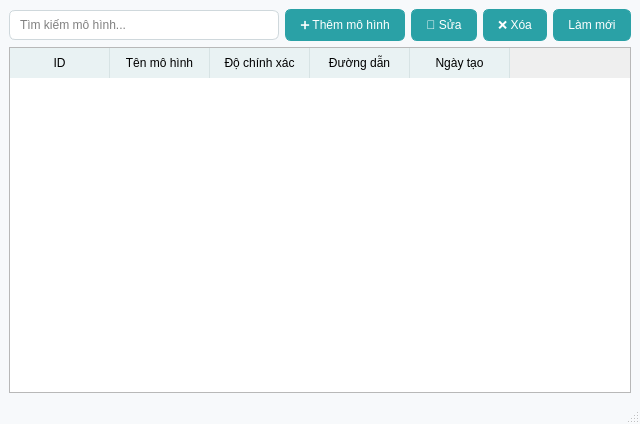
<?xml version="1.0" encoding="UTF-8"?>
<ui version="4.0">
 <class>MainWindow_ModelManagement</class>
 <widget class="QMainWindow" name="MainWindow_ModelManagement">
  <property name="geometry">
   <rect>
    <x>0</x>
    <y>0</y>
    <width>640</width>
    <height>424</height>
   </rect>
  </property>
  <property name="windowTitle">
   <string>Fruit ML - Model Management</string>
  </property>
  <property name="styleSheet">
   <string>
    * { font-family: &quot;Segoe UI&quot;; }
    QMainWindow { background: #f7f9fb; }
    QGroupBox { border: 1px solid #e1e5ea; border-radius: 8px; margin-top: 16px; }
    QGroupBox::title { subcontrol-origin: margin; subcontrol-position: top left; padding: 4px 8px; color: #0b6d77; font-weight: 600; }
    QPushButton { padding: 8px 14px; border-radius: 6px; border: 1px solid #2aa1a6; background: #2aa1a6; color: white; }
    QPushButton:hover { background: #238a8f; }
    QPushButton#btnLogout { background: #f44336; border-color: #f44336; }
    QLineEdit, QComboBox, QDateEdit, QTextEdit { border: 1px solid #cfd8dc; border-radius: 6px; padding: 6px 8px; background: white; }
    QTabBar::tab { padding: 8px 14px; border: 1px solid #cfd8dc; border-bottom: none; background: #f1f5f8; border-top-left-radius: 6px; border-top-right-radius: 6px; }
    QTabBar::tab:selected { background: white; color: #0b6d77; font-weight: 600; }
    QHeaderView::section { background:#e9f2f3; padding: 6px; border: none; border-right:1px solid #d7e3e4; }
    QTableView { gridline-color:#e3ecee; selection-background-color:#b2ebf2; selection-color:#003b40; }
    </string>
  </property>
  <widget class="QWidget" name="centralwidget">
   <layout class="QVBoxLayout" name="vlRoot">
    <item>
     <layout class="QHBoxLayout" name="toolbar">
      <item>
       <widget class="QLineEdit" name="txtSearchModel">
        <property name="placeholderText">
         <string>Tìm kiếm mô hình...</string>
        </property>
       </widget>
      </item>
      <item>
       <widget class="QPushButton" name="btnAddModel">
        <property name="text">
         <string>➕ Thêm mô hình</string>
        </property>
       </widget>
      </item>
      <item>
       <widget class="QPushButton" name="btnEditModel">
        <property name="text">
         <string>📝 Sửa</string>
        </property>
       </widget>
      </item>
      <item>
       <widget class="QPushButton" name="btnDeleteModel">
        <property name="text">
         <string>❌ Xóa</string>
        </property>
       </widget>
      </item>
      <item>
       <widget class="QPushButton" name="btnRefreshModels">
        <property name="text">
         <string>Làm mới</string>
        </property>
       </widget>
      </item>
     </layout>
    </item>
    <item>
     <widget class="QTableWidget" name="tblModels">
      <column>
       <property name="text">
        <string>ID</string>
       </property>
      </column>
      <column>
       <property name="text">
        <string>Tên mô hình</string>
       </property>
      </column>
      <column>
       <property name="text">
        <string>Độ chính xác</string>
       </property>
      </column>
      <column>
       <property name="text">
        <string>Đường dẫn</string>
       </property>
      </column>
      <column>
       <property name="text">
        <string>Ngày tạo</string>
       </property>
      </column>
     </widget>
    </item>
   </layout>
  </widget>
  <widget class="QStatusBar" name="statusbar"/>
 </widget>
 <resources/>
 <connections/>
</ui>
